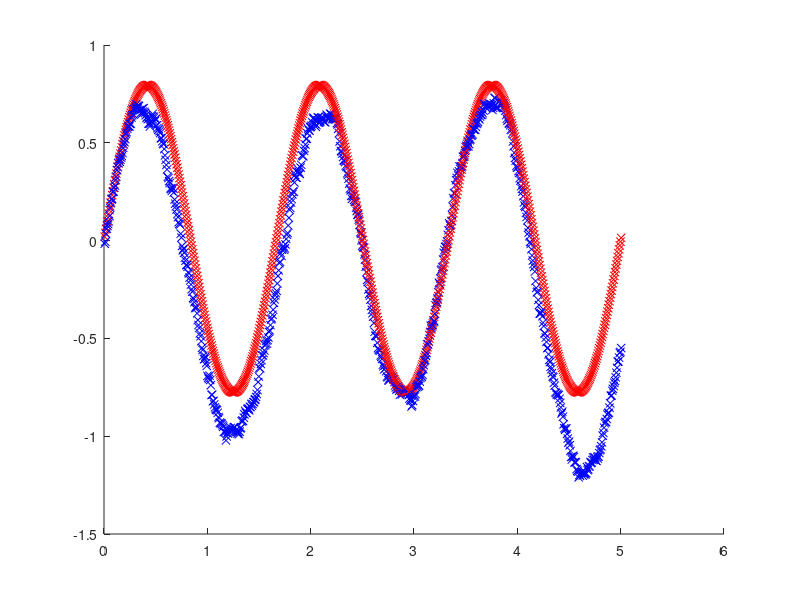

This figure's MATLAB source:
figure, hold on
rng(1)
s = 0;
n = 0;
dT = 0.035/0.33/16;
omega = 2*pi*0.6;
amplitute = pi/4;
t = 0;
T = 5;
while t<T
s = s + amplitute*omega*cos(omega*t)*dT;
n = n + amplitute*omega*cos(omega*t)*dT + 2*randn()*(dT);
t = t + dT;
plot(t,s,'rx')
plot(t,n,'bx')
end